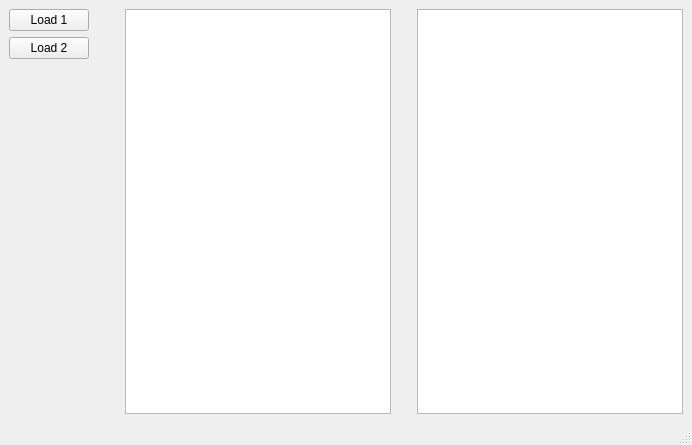
<?xml version="1.0" encoding="UTF-8"?>
<ui version="4.0">
 <class>MainWindow</class>
 <widget class="QMainWindow" name="MainWindow">
  <property name="geometry">
   <rect>
    <x>0</x>
    <y>0</y>
    <width>692</width>
    <height>445</height>
   </rect>
  </property>
  <property name="windowTitle">
   <string>MainWindow</string>
  </property>
  <widget class="QWidget" name="centralwidget">
   <layout class="QGridLayout" name="gridLayout">
    <item row="0" column="0">
     <layout class="QHBoxLayout" name="horizontalLayout_2">
      <item>
       <layout class="QVBoxLayout" name="verticalLayout">
        <item>
         <widget class="QPushButton" name="load1PushButton">
          <property name="text">
           <string>Load 1</string>
          </property>
         </widget>
        </item>
        <item>
         <widget class="QPushButton" name="load2PushButton">
          <property name="text">
           <string>Load 2</string>
          </property>
         </widget>
        </item>
        <item>
         <spacer name="verticalSpacer">
          <property name="orientation">
           <enum>Qt::Vertical</enum>
          </property>
          <property name="sizeHint" stdset="0">
           <size>
            <width>20</width>
            <height>398</height>
           </size>
          </property>
         </spacer>
        </item>
       </layout>
      </item>
      <item>
       <spacer name="horizontalSpacer_2">
        <property name="orientation">
         <enum>Qt::Horizontal</enum>
        </property>
        <property name="sizeType">
         <enum>QSizePolicy::Minimum</enum>
        </property>
        <property name="sizeHint" stdset="0">
         <size>
          <width>30</width>
          <height>50</height>
         </size>
        </property>
       </spacer>
      </item>
      <item>
       <layout class="QHBoxLayout" name="horizontalLayout">
        <item>
         <widget class="QTreeWidget" name="json1TreeWidget">
          <property name="columnCount">
           <number>0</number>
          </property>
         </widget>
        </item>
        <item>
         <spacer name="horizontalSpacer">
          <property name="orientation">
           <enum>Qt::Horizontal</enum>
          </property>
          <property name="sizeType">
           <enum>QSizePolicy::Minimum</enum>
          </property>
          <property name="sizeHint" stdset="0">
           <size>
            <width>20</width>
            <height>20</height>
           </size>
          </property>
         </spacer>
        </item>
        <item>
         <widget class="QTreeWidget" name="json2TreeWidget">
          <property name="enabled">
           <bool>true</bool>
          </property>
          <property name="columnCount">
           <number>0</number>
          </property>
         </widget>
        </item>
       </layout>
      </item>
     </layout>
    </item>
   </layout>
  </widget>
  <widget class="QMenuBar" name="menubar">
   <property name="geometry">
    <rect>
     <x>0</x>
     <y>0</y>
     <width>692</width>
     <height>21</height>
    </rect>
   </property>
  </widget>
  <widget class="QStatusBar" name="statusbar"/>
 </widget>
 <resources/>
 <connections/>
</ui>
